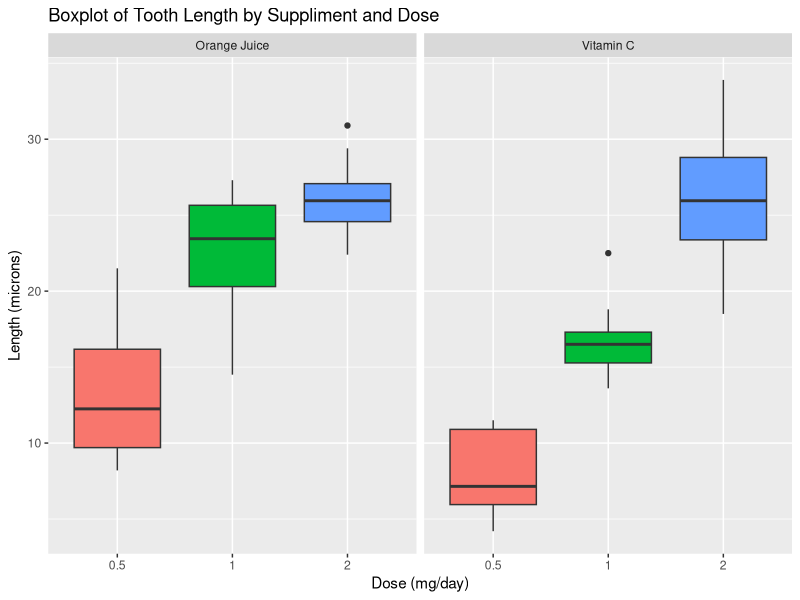

This chart was generated by the following R code: (Note: this script raises an error after producing the figure.)
## This R script generates the answers for the Statistical Inference Course Project - Part 2

## Load packages
library(datasets)
library(ggplot2)

## Load the dataset
data(ToothGrowth)

## Basic exploratory analysis of the data
str(ToothGrowth)

## Convert the dose to a Factor, as it only takes on 3 discrete values
ToothGrowth$dose <- as.factor(ToothGrowth$dose)

## Summarize the data
summary(ToothGrowth)

## Define a labeller function that will return "nice" names for the facet labels
fips_labeller <- function(variable, value) {
    return(fips_names[value])
}

## Define the facet labels in a list (used by the above function)
fips_names <- list(
    'OJ' = "Orange Juice",
    'VC' = "Vitamin C")

## Create a boxplot of tooth length vs dose, faceting by suppliment type
g <- ggplot(ToothGrowth, aes(x = dose, y = len))

p1 <- g + geom_boxplot(aes(fill = dose)) + facet_grid(. ~ supp, labeller = fips_labeller) +
    labs(title = "Boxplot of Tooth Length by Suppliment and Dose") +
    labs(x = "Dose (mg/day)", y = "Length (microns)") +
    guides(fill = F)

print(p1)

## Use T-test to determine if dose affects tooth length (regardless of suppliment)
## Subset data and then compare dose of 0.5 mg/day to 1.0 mg/day
dose_05v10 <- subset(ToothGrowth, dose %in% c(0.5, 1))
t.test(len ~ dose, paired = F, var.equal = F, data = dose_05v10)

## Subset data and then compare dose of 1.0 mg/day to 2.0 mg/day\
dose_10v20 <- subset(ToothGrowth, dose %in% c(1, 2))
t.test(len ~ dose, paired = F, var.equal = F, data = dose_10v20)

## Use T-test to determine if suppliment type affects tooth length (hold dose constant)
## Compare suppliment type for dose = 0.5 mg/day
t.test(len ~ supp, paired = F, var.equal = F, data = ToothGrowth[ToothGrowth$dose == 0.5, ])

## Compare suppliment type for dose = 1.0 mg/day
t.test(len ~ supp, paired = F, var.equal = F, data = ToothGrowth[ToothGrowth$dose == 1.0, ])

## Compare suppliment type for dose = 2.0 mg/day
t.test(len ~ supp, paired = F, var.equal = F, data = ToothGrowth[ToothGrowth$dose == 2.0, ])




## End of File